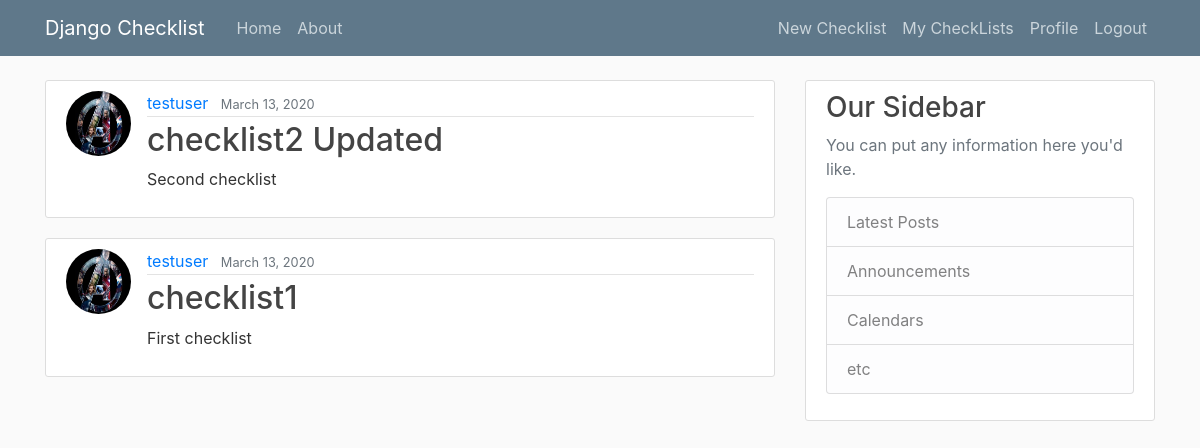
/mychecklist/ (signed in), run on an earlier commit of the app's database.
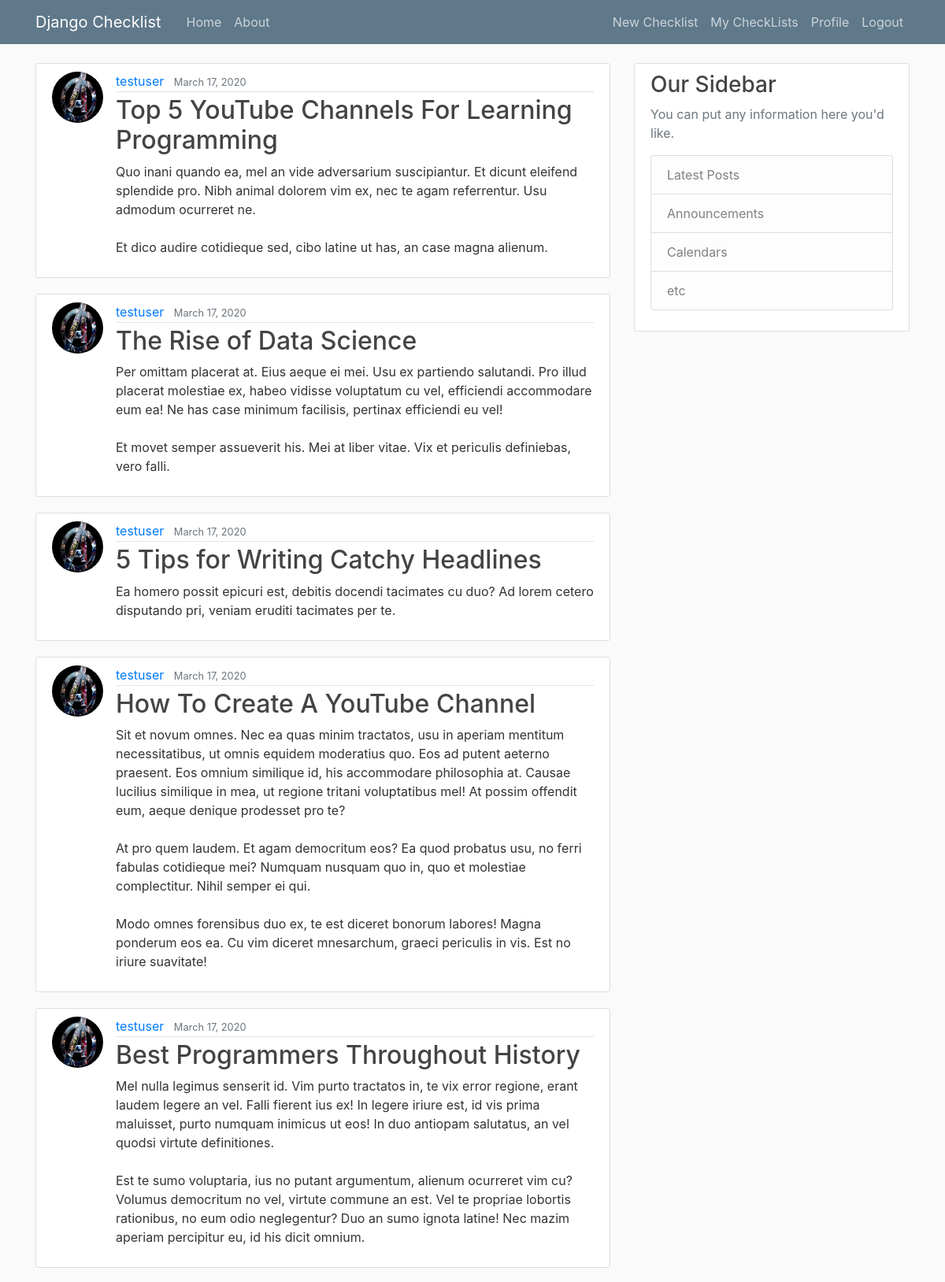
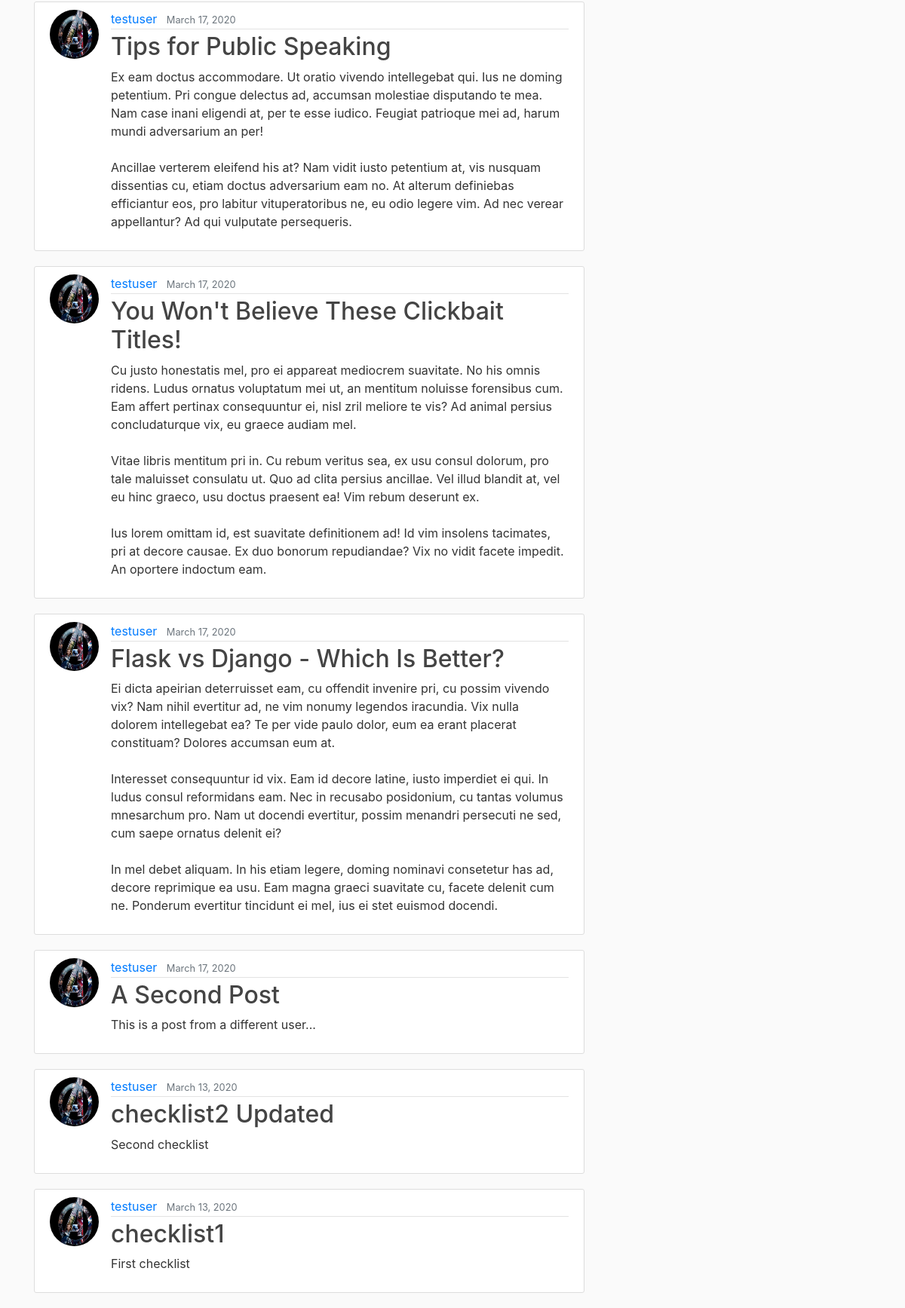
And on a later commit of the database (2 pictures, top to bottom).
### checklist/models.py (models this page shows, shortened)
class Checklist(models.Model):
	title = models.CharField(max_length=100)
	content = models.TextField()
	date_posted = models.DateTimeField(default=timezone.now)
	author = models.ForeignKey(User, on_delete = models.CASCADE)
	visibility = models.IntegerField(default=0)

### users/models.py (models this page shows, shortened)
class Profile(models.Model):
	user = models.OneToOneField(User, on_delete = models.CASCADE)
	image = models.ImageField(default='default.jpg', upload_to='profile_pics')

### checklist/views.py (the view)
# urls.py: path('mychecklist/', views.mychecklist, name='checklist-mychecklist'),
def mychecklist(request):
	context = {
		'checklists_var': request.user.checklist_set.all().order_by('-date_posted'),
		'title': 'My Checklists'
	}
	return render(request, 'checklist/mychecklist.html', context) # because render looks in templates subdirectory, by default

### checklist/templates/checklist/mychecklist.html
{% extends "checklist/base.html" %}
{% block content %}
	{% for checklist in checklists_var %}
		<article class="media content-section">
			<img class="rounded-circle article-img" src="{{ checklist.author.profile.image.url }}">
		  <div class="media-body">
		    <div class="article-metadata">
		      <a class="mr-2" href="#">{{ checklist.author }}</a>
		      <small class="text-muted">{{ checklist.date_posted|date:'F d, Y' }}</small>
		    </div>
		    <h2><a class="article-title" href="#">{{ checklist.title }}</a></h2>
		    <p class="article-content">{{ checklist.content }}</p>
		  </div>
		</article>
	{% endfor %}
{% endblock %}

### checklist/templates/checklist/base.html (shortened to what this page needs)
{% load static %}
<!DOCTYPE html>
<html>
<head>
    <link rel="stylesheet" href="https://stackpath.bootstrapcdn.com/bootstrap/4.4.1/css/bootstrap.min.css">
    <link rel="stylesheet" type="text/css" href="{% static 'Checklist/main.css' %}">
</head>
<body>
	<header class="site-header">
      <nav class="navbar navbar-expand-md navbar-dark bg-steel fixed-top">
        <div class="container">
          <div class="navbar-brand mr-4">Django Checklist</div>
          <div class="collapse navbar-collapse" id="navbarToggle">
            <div class="navbar-nav mr-auto">
              <a class="nav-item nav-link" href="{% url 'checklist-home' %}">Home</a>
              <a class="nav-item nav-link" href="{% url 'checklist-about' %}">About</a>
            </div>
            <div class="navbar-nav">
              {% if user.is_authenticated %}
                <a class="nav-item nav-link" href="{% url 'checklist-create' %}">New Checklist</a>
                <a class="nav-item nav-link" href="{% url 'user-checklists' user.username %}">My CheckLists</a>
                <a class="nav-item nav-link" href="{% url 'profile' %}">Profile</a>
                <a class="nav-item nav-link" href="{% url 'logout' %}">Logout</a>
              {% else %}
                <a class="nav-item nav-link" href="{% url 'login' %}">Login</a>
                <a class="nav-item nav-link" href="{% url 'register' %}">Register</a>
              {% endif %}
            </div>
          </div>
        </div>
      </nav>
    </header>
	<main role="main" class="container">
      <div class="row">
        <div class="col-md-8">
          {% block content %}{% endblock %}
        </div>
        <div class="col-md-4">
          <div class="content-section">
            <h3>Our Sidebar</h3>
            <p class='text-muted'>You can put any information here you'd like.
              <ul class="list-group">
                <li class="list-group-item list-group-item-light">Latest Posts</li>
                <li class="list-group-item list-group-item-light">Announcements</li>
                <li class="list-group-item list-group-item-light">Calendars</li>
                <li class="list-group-item list-group-item-light">etc</li>
              </ul>
            </p>
          </div>
        </div>
      </div>
    </main>
</body>
</html>

### checklist/static/checklist/main.css (style rules this page uses)
body { background: #fafafa; color: #333333; margin-top: 5rem; }
h1, h2, h3, h4, h5, h6 { color: #444444; }
ul { margin: 0; }
.bg-steel { background-color: #5f788a; }
.site-header .navbar-nav .nav-link { color: #cbd5db; }
.content-section { background: #ffffff; padding: 10px 20px; border: 1px solid #dddddd; border-radius: 3px; margin-bottom: 20px; }
.article-title { color: #444444; }
.article-content { white-space: pre-line; }
.article-img { height: 65px; width: 65px; margin-right: 16px; }
.article-metadata { padding-bottom: 1px; margin-bottom: 4px; border-bottom: 1px solid #e3e3e3 }

What changed in the data, as far as the page shows it:
added Checklist: author.profile.image (placeholder picture), author "testuser", date_posted "March 17, 2020", title "Top 5 YouTube Channels For Learning Programming", content "Quo inani quando ea, mel an vide adversarium suscipiantur. Et dicunt eleifend splendide pro. Nibh animal dolorem vim ex, nec te agam referrentur. Usu admodum ocurreret ne. Et dico audire cotidieque sed, cibo latine ut has, an case magna alienum."
added Checklist: author.profile.image (placeholder picture), author "testuser", date_posted "March 17, 2020", title "The Rise of Data Science", content "Per omittam placerat at. Eius aeque ei mei. Usu ex partiendo salutandi. Pro illud placerat molestiae ex, habeo vidisse voluptatum cu vel, efficiendi accommodare eum ea! Ne has case minimum facilisis, pertinax efficiendi eu vel! Et movet semper assueverit his. Mei at liber vitae. Vix et periculis definiebas, vero falli."
added Checklist: author.profile.image (placeholder picture), author "testuser", date_posted "March 17, 2020", title "5 Tips for Writing Catchy Headlines", content "Ea homero possit epicuri est, debitis docendi tacimates cu duo? Ad lorem cetero disputando pri, veniam eruditi tacimates per te."
added Checklist: author.profile.image (placeholder picture), author "testuser", date_posted "March 17, 2020", title "How To Create A YouTube Channel", content "Sit et novum omnes. Nec ea quas minim tractatos, usu in aperiam mentitum necessitatibus, ut omnis equidem moderatius quo. Eos ad putent aeterno praesent. Eos omnium similique id, his accommodare philosophia at. Causae lucilius similique in mea, ut regione tritani voluptatibus mel! At possim offendit eum, aeque denique prodesset pro te? At pro quem laudem. Et agam democritum eos? Ea quod probatus usu, no ferri fabulas cotidieque mei? Numquam nusquam quo in, quo et molestiae complectitur. Nihil semper ei qui. Modo omnes forensibus duo ex, te est diceret bonorum labores! Magna ponderum eos ea. Cu vim diceret mnesarchum, graeci periculis in vis. Est no iriure suavitate!"
added Checklist: author.profile.image (placeholder picture), author "testuser", date_posted "March 17, 2020", title "Best Programmers Throughout History", content "Mel nulla legimus senserit id. Vim purto tractatos in, te vix error regione, erant laudem legere an vel. Falli fierent ius ex! In legere iriure est, id vis prima maluisset, purto numquam inimicus ut eos! In duo antiopam salutatus, an vel quodsi virtute definitiones. Est te sumo voluptaria, ius no putant argumentum, alienum ocurreret vim cu? Volumus democritum no vel, virtute commune an est. Vel te propriae lobortis rationibus, no eum odio neglegentur? Duo an sumo ignota latine! Nec mazim aperiam percipitur eu, id his dicit omnium."
added Checklist: author.profile.image (placeholder picture), author "testuser", date_posted "March 17, 2020", title "Tips for Public Speaking", content "Ex eam doctus accommodare. Ut oratio vivendo intellegebat qui. Ius ne doming petentium. Pri congue delectus ad, accumsan molestiae disputando te mea. Nam case inani eligendi at, per te esse iudico. Feugiat patrioque mei ad, harum mundi adversarium an per! Ancillae verterem eleifend his at? Nam vidit iusto petentium at, vis nusquam dissentias cu, etiam doctus adversarium eam no. At alterum definiebas efficiantur eos, pro labitur vituperatoribus ne, eu odio legere vim. Ad nec verear appellantur? Ad qui vulputate persequeris."
added Checklist: author.profile.image (placeholder picture), author "testuser", date_posted "March 17, 2020", title "You Won't Believe These Clickbait Titles!", content "Cu justo honestatis mel, pro ei appareat mediocrem suavitate. No his omnis ridens. Ludus ornatus voluptatum mei ut, an mentitum noluisse forensibus cum. Eam affert pertinax consequuntur ei, nisl zril meliore te vis? Ad animal persius concludaturque vix, eu graece audiam mel. Vitae libris mentitum pri in. Cu rebum veritus sea, ex usu consul dolorum, pro tale maluisset consulatu ut. Quo ad clita persius ancillae. Vel illud blandit at, vel eu hinc graeco, usu doctus praesent ea! Vim rebum deserunt ex. Ius lorem omittam id, est suavitate definitionem ad! Id vim insolens tacimates, pri at decore causae. Ex duo bonorum repudiandae? Vix no vidit facete impedit. An oportere indoctum eam."
added Checklist: author.profile.image (placeholder picture), author "testuser", date_posted "March 17, 2020", title "Flask vs Django - Which Is Better?", content "Ei dicta apeirian deterruisset eam, cu offendit invenire pri, cu possim vivendo vix? Nam nihil evertitur ad, ne vim nonumy legendos iracundia. Vix nulla dolorem intellegebat ea? Te per vide paulo dolor, eum ea erant placerat constituam? Dolores accumsan eum at. Interesset consequuntur id vix. Eam id decore latine, iusto imperdiet ei qui. In ludus consul reformidans eam. Nec in recusabo posidonium, cu tantas volumus mnesarchum pro. Nam ut docendi evertitur, possim menandri persecuti ne sed, cum saepe ornatus delenit ei? In mel debet aliquam. In his etiam legere, doming nominavi consetetur has ad, decore reprimique ea usu. Eam magna graeci suavitate cu, facete delenit cum ne. Ponderum…"
added Checklist: author.profile.image (placeholder picture), author "testuser", date_posted "March 17, 2020", title "A Second Post", content "This is a post from a different user..."
